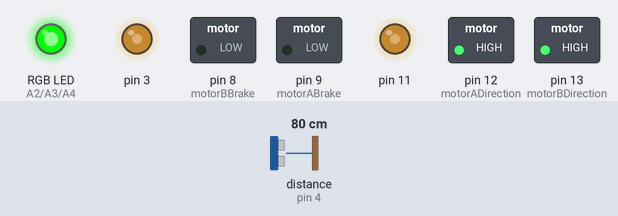
The sketch below on a simulated Arduino Uno, built with avr-gcc and run on an emulated ATmega328P. Parts: switched loads named in the sketch (green lamp = pin HIGH), an RGB LED mixed from three pins (HIGH = lit), output pins drawn as LEDs (lit = HIGH). Inputs (shaded band) come from the test bench; at power-on: distance to the obstacle (sensor on pin 4) 80 cm. The echo pulse lasts 58.3 µs per cm.

Above: at 1.2 s.
1.3 s: distance to the obstacle (sensor on pin 4) set to 20 cm
2.8 s: distance to the obstacle (sensor on pin 4) set to 15 cm
At 3.3 s:
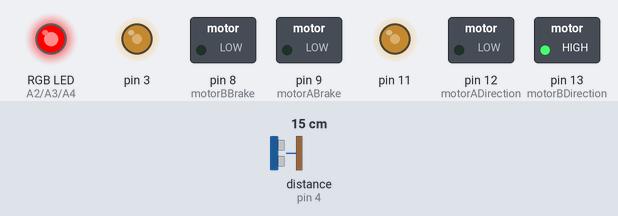
4.5 s: distance to the obstacle (sensor on pin 4) set to 18 cm
At 6.0 s:
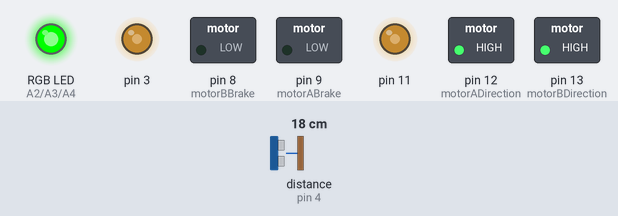
6.3 s: distance to the obstacle (sensor on pin 4) set to 2 cm
At 7.5 s:
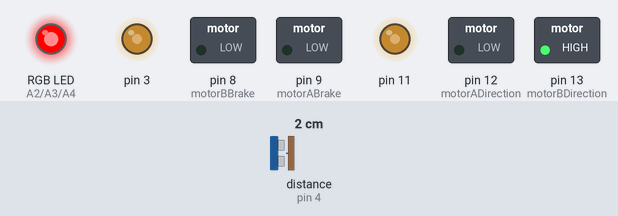
Timing chart, 0 to 8.8 s (numbered marks = the images above; inputs shaded):
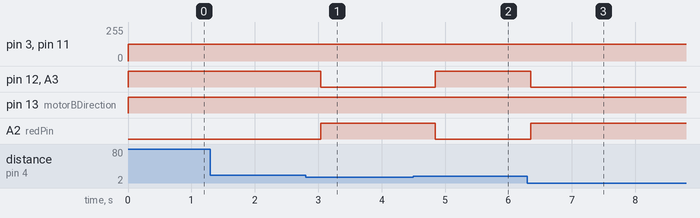

Measured:
- the behaviour switches between 18 and 17 cm on distance to the obstacle (sensor on pin 4) (found by bisection; images 0 and 1)
- after the input at 1.3 s, every drawn part: stays the same
- after the input at 2.8 s, pin 12 (motorADirection), A3 (greenPin): HIGH → LOW after 0.24 s; A2 (redPin): LOW → HIGH after 0.24 s
- after the input at 4.5 s, pin 12 (motorADirection), A3 (greenPin): LOW → HIGH after 0.34 s; A2 (redPin): HIGH → LOW after 0.34 s
- after the input at 6.3 s, pin 12 (motorADirection), A3 (greenPin): HIGH → LOW after 0.05 s; A2 (redPin): LOW → HIGH after 0.05 s

The sketch:

RoverBot.ino
```cpp
//https://code.google.com/p/arduino-new-ping/downloads/detail?name=NewPing_v1.5.zip&can=2&q=
#include <NewPing.h>
//not good practice but will have to deal with it for now.

#include "Rover.h"

#include "RgbLed.h"

//Motor A (in the motor shield)
//pin to trigger the spin direction of the motor
#define motorADirection 12
//pin to trigger the break of the motor.
#define motorABrake 9
//pin to trigger the aceleration of the motor.
#define motorAThrotle 3

//Motor B (in the motor shield)
//pin to trigger the spin direction on the motor
#define motorBDirection 13
//pin to trigger the break of the motor
#define motorBBrake 8
//pin to trigger the aceleration of the motor.
#define motorBThrotle 11

//top speed is 255
#define cruiseSpeed 125

//pin to trigger the echo
#define pingTrigger 7
//pin to receive the echo
#define pingEcho 4
// Maximum distance we want to ping for (in centimeters). Maximum sensor distance is rated at 400-500cm.
#define maxDistance 400

//rgb LED
//red pin
#define redPin A2
//green pin
#define greenPin A3
//blue pin
#define bluePin A4


//declare a new ping object with a max distance
NewPing sonar(pingTrigger, pingEcho, maxDistance);

//declare a new rover object
Rover rover(motorADirection, motorABrake, motorAThrotle,
	motorBDirection, motorBBrake, motorBThrotle, 125);

//declare a new led object
RgbLed led(redPin, greenPin, bluePin);


void setup() {

	// //prime to motor pins:
	pinMode(motorADirection, OUTPUT);
	pinMode(motorABrake, OUTPUT);
	pinMode(motorBDirection, OUTPUT);
  	pinMode(motorBBrake, OUTPUT);
  	pinMode(redPin, OUTPUT);
  	pinMode(greenPin, OUTPUT);
  	pinMode(bluePin, OUTPUT);

 	//NOTE the acelerators on pin 3 and 11 do not have to be primed.
}

void loop() {

	// //Send ping, get ping time in microseconds.
	unsigned int pingMicroseconds = sonar.ping();

		if(pingMicroseconds < 1000) {
		//nothing is in range;
		if(pingMicroseconds == 0){
			led.SetColor(250,250,250);
			rover.Forward(cruiseSpeed);
			delay(300);
		}
		//target is in range and aprox 9cm away.
		else {
			led.SetColor(250, 0,0);
			rover.LeftTurn(cruiseSpeed);
			delay(600);
		}
	}
	//sonar detects something in range but not too close.
	else {
		led.SetColor(0,250,0);
		rover.Forward(cruiseSpeed);
		delay(300);
	}

}
```

Motor.cpp
```cpp
#include "Motor.h"

Motor::Motor(int directionPin, int brakePin, int throttlePin) {
	direction = directionPin;
	brake = brakePin;
	throttle = throttlePin;
}
//Moves a single motor forward
void Motor::Forward(int speed) {
	//make sure we are not breaking
	digitalWrite(brake, LOW);
	//set the motor in forward motion
	digitalWrite(direction, HIGH);
	//acelerate
	analogWrite(throttle, speed);
}
//Moves a single motor in reverse
void Motor::Reverse(int speed) {
	//make sure we are not breaking
	digitalWrite(brake, LOW);
	//set the motor in reverse motion
	digitalWrite(direction, LOW);
	//acelerate
	analogWrite(throttle, speed);
}
//Breaks a single motor.
void Motor::Brake() {
	digitalWrite(brake, HIGH);
}
```

Motor.h
```cpp
#include "Arduino.h"

class Motor {
	public:
		Motor(int directionPin, int brakePin, int throttlePin);
		void Forward(int speed);
		void Reverse(int speed);
		void Brake();
	private:
		int direction;
		int brake;
		int throttle;
};
```

RgbLed.cpp
```cpp
#include "RgbLed.h"

RgbLed::RgbLed(int redPin, int greenPin, int bluePin) {
	_redPin = redPin;
	_greenPin = greenPin;
	_bluePin = bluePin;
}

void RgbLed::SetColor(int red, int green, int blue) {
	analogWrite(_redPin, red);
	analogWrite(_greenPin, green);
	analogWrite(_bluePin, blue);
}
```

RgbLed.h
```cpp
#include "Arduino.h"

class RgbLed {
	public:
		RgbLed(int redPin, int greenPin, int bluePin);
		void SetColor(int red, int green, int blue);
	private:
		int _redPin;
		int _greenPin;
		int _bluePin;
};
```

Rover.cpp
```cpp
#include "Rover.h"

Rover::Rover(int directionPinA, int brakePinA, int throttlePinA,
	int directionPinB, int brakePinB,
	int throttlePinB, int cruisingSpeed):MotorA(directionPinA,brakePinA,throttlePinA)
	,MotorB(directionPinB,brakePinB,throttlePinB){
	cruiseSpeed = cruisingSpeed;
}
//The rover moves forward
void Rover::Forward(int speed) {
	MotorA.Forward(speed);
	MotorB.Forward(speed);
}
//the rover moves in reverse
void Rover::Reverse(int speed) {
	MotorA.Reverse(speed);
	MotorB.Reverse(speed);
}
//the rover breaks.
void Rover::Brake() {
	MotorA.Brake();
	MotorB.Brake();
}
void Rover::LeftTurn(int speed) {
	MotorA.Reverse(speed);
	MotorB.Forward(speed);
}

void Rover::RightTurn(int speed) {
	MotorA.Forward(speed);
	MotorB.Forward(speed);
}
```

Rover.h
```cpp
#include "Motor.h"

class Rover {
	public:
		Rover(int directionPinA, int brakePinA, int throttlePinA,
			int directionPinB, int brakePinB, int throttlePinB, int cruisingSpeed);
		void Forward(int speed);
		void Reverse(int speed);
		void LeftTurn(int speed);
		void RightTurn(int speed);
		void Brake();
	private:
		Motor MotorA;
		Motor MotorB;
		int cruiseSpeed;
};
```
